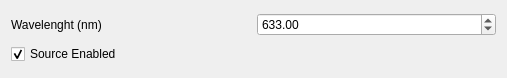
<?xml version="1.0" encoding="UTF-8"?>
<ui version="4.0">
 <class>Form</class>
 <widget class="QWidget" name="Form">
  <property name="geometry">
   <rect>
    <x>0</x>
    <y>0</y>
    <width>507</width>
    <height>78</height>
   </rect>
  </property>
  <property name="windowTitle">
   <string>Form</string>
  </property>
  <layout class="QVBoxLayout" name="verticalLayout_2">
   <item>
    <layout class="QVBoxLayout" name="verticalLayout">
     <item>
      <layout class="QHBoxLayout" name="horizontalLayout">
       <item>
        <widget class="QLabel" name="label_3">
         <property name="text">
          <string>Wavelenght (nm)</string>
         </property>
        </widget>
       </item>
       <item>
        <widget class="QDoubleSpinBox" name="wavelenght">
         <property name="maximum">
          <double>1000000.000000000000000</double>
         </property>
         <property name="value">
          <double>633.000000000000000</double>
         </property>
        </widget>
       </item>
      </layout>
     </item>
    </layout>
   </item>
   <item>
    <widget class="QCheckBox" name="Enabled">
     <property name="text">
      <string>Source Enabled</string>
     </property>
     <property name="checked">
      <bool>true</bool>
     </property>
    </widget>
   </item>
  </layout>
 </widget>
 <resources/>
 <connections/>
</ui>
